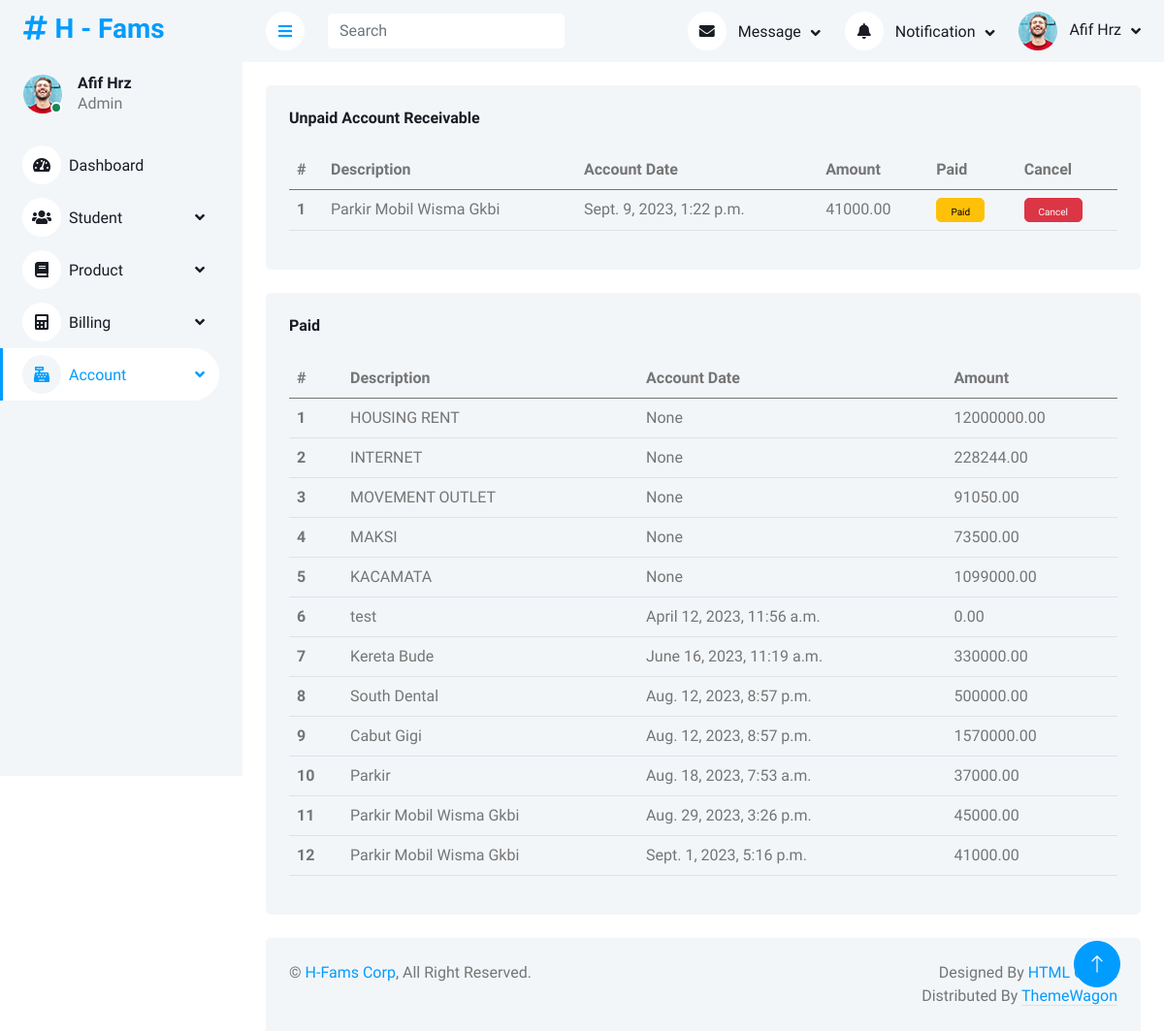
Page /account/arliability/ (signed in) on the earlier database version.
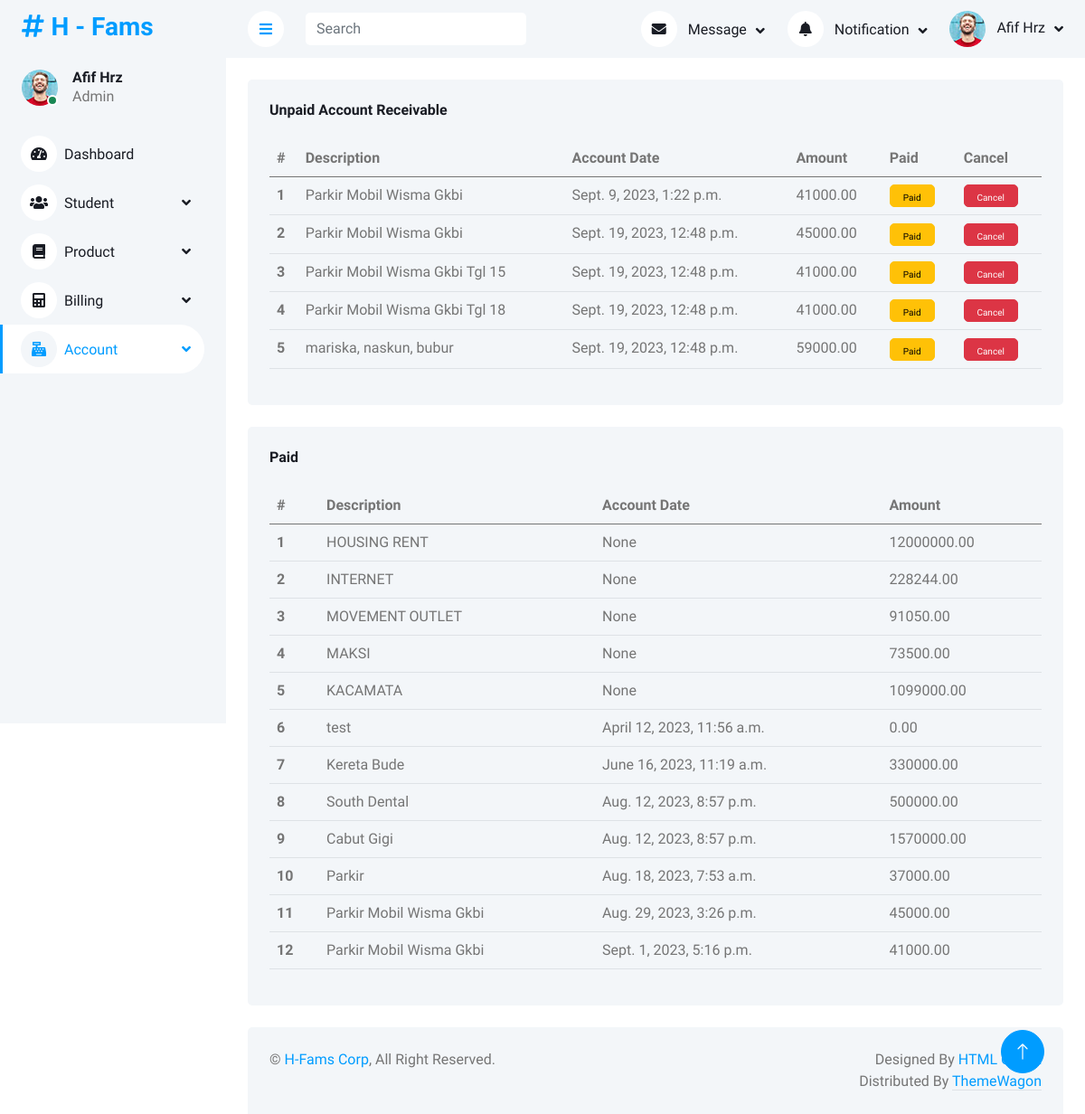
Same page on the later database version.
### dashboard/models.py (models this page shows)
class admin_mst_module(models.Model):
    modulename = models.CharField(max_length=30, db_column="MODULENAME")
    pagename = models.CharField(max_length=30, db_column="PAGENAME")
    created_by = models.CharField(max_length=30, db_column="CREATED_BY")
    date_created = models.DateField(default=datetime.date.today, blank=True, db_column="DATE_CREATED")
    modified_by = models.CharField(max_length=30, blank=True, null=True, db_column="MODIFIED_BY")
    date_modified = models.DateField(blank=True, null=True, db_column="DATE_MODIFIED")
    adm_mst_id = models.IntegerField(blank=True, null=True, db_column="ADM_MST_MODULE_ID")
    validstatus = models.IntegerField(blank=True, null=True, db_column="VALIDSTATUS")
    ordernumber = models.IntegerField(db_column="ORDERNUMBER")
    levelnumber = models.IntegerField(blank=True, null=True, db_column="LEVELNUMBER")
    moduleurl = models.CharField(max_length=30, blank=True, null=True, db_column="MODULEURL")
    moduleicon = models.CharField(max_length=30, blank=True, null=True, db_column="MODULEICON")
    moduleclass = models.CharField(max_length=30, blank=True, null=True, db_column="MODULECLASS")
    application = models.CharField(max_length=30, db_column="APPLICATION")
    class Meta:
        db_table = 'ADM_MST_MODULE'

### account/models.py (models this page shows)
class acc_ar_debt(models.Model):
    account_date = models.DateTimeField(default=datetime.now(), db_column="ACCOUNT_DATE")
    description = models.CharField(max_length=30, db_column="DESCRIPTION")
    amount = models.DecimalField(db_column="AMOUNT", blank=True, null=True, decimal_places=2, max_digits=20)
    account_status = models.CharField(max_length=30, db_column="ACCOUNT_STATUS")
    account_type = models.CharField(max_length=30, db_column="ACCOUNT_TYPE")
    bll_mst_item_id = models.ForeignKey(bll_mst_bill_item, on_delete=models.RESTRICT, db_column="BLL_MST_BILL_ITEM_ID", default=1)
    valid_status = models.CharField(max_length=30, db_column="VALID_STATUS")
    class Meta:
        db_table = 'ACC_AR_DEBT'

### account/views.py (the view)
# urls.py: path('arliability/', views.arliability_view, name='arliability'),
@login_required(login_url='/login')
def arliability_view(request):
    year = datetime.today().year
    month = datetime.today().month-1
    date = str(year)+"-"+str(month)+"-"+"01"
    total_day = calendar.monthrange(year, month)[1]
    data_ar = acc_ar_debt.objects.filter(account_type='AR', account_status='UNPAID', valid_status='VALID')
    data_li = acc_ar_debt.objects.filter(account_type='LIABILITY', account_status='UNPAID', valid_status='VALID')
    data_paid = acc_ar_debt.objects.filter(account_status='PAID', valid_status='VALID')
    context = {
        'title':'H - Account Receivable & Liability',
        'dashboard_active':'Account',
        'dataar':data_ar,
        'datali':data_li,
        'data_paid':data_paid
        }
    return render(request, 'account/arliability_view.html', context)

### account/templates/account/arliability_view.html (shortened to what this page needs)
{% extends 'base_site.html' %}
{% load static %}
{% block content %}
<div class="container-fluid pt-4 px-4">
    <div class="row g-4">
        {% if dataar %}
        <div class="col-sm-12 col-xl-12">
            <div class="bg-light rounded h-100 p-4">
                <h6 class="mb-4">Unpaid Account Receivable</h6>
                <table class="table table-hover">
                    <thead>
                        <tr>
                            <th scope="col">#</th>
                            <th scope="col">Description</th>
                            <th scope="col">Account Date</th>
                            <th scope="col">Amount</th>
                            <th scope="col">Paid</th>
                            <th scope="col">Cancel</th>
                        </tr>
                    </thead>
                    <tbody>
                        {% for data in dataar %}
                        <tr>
                            <th scope="row">{{forloop.counter}}</th>
                            <td>{{data.description}}</td>
                            <td>{{data.account_date}}</td>
                            <td>{{data.amount}}</td>
                            <td>
                                <button type="button" class="btn btn-warning open-Paid{{data.id}}" style="height:25px; width:50px; font-size:10px">Paid</button>
                            </td>
                            <td>
                                <button type="button" class="btn btn-danger open-Cancel{{data.id}}" style="height:25px; width:60px; font-size:10px">Cancel</button>
                            </td>
                        </tr>
                        {% endfor %}
                    </tbody>
                </table>
            </div>
        </div>
        {% endif %}
        {% if data_paid %}
        <div class="col-sm-12 col-xl-12">
            <div class="bg-light rounded h-100 p-4">
                <h6 class="mb-4">Paid</h6>
                <table class="table table-hover">
                    <thead>
                        <tr>
                            <th scope="col">#</th>
                            <th scope="col">Description</th>
                            <th scope="col">Account Date</th>
                            <th scope="col">Amount</th>
                        </tr>
                    </thead>
                    <tbody>
                        {% for data in data_paid %}
                        <tr>
                            <th scope="row">{{forloop.counter}}</th>
                            <td>{{data.description}}</td>
                            <td>{{data.account_date}}</td>
                            <td>{{data.amount}}</td>
                        </tr>
                        {% endfor %}
                    </tbody>
                </table>
            </div>
        </div>
        {% endif %}
    </div>
</div>
{% endblock content %}

### templates/base_site.html (shortened to what this page needs)
{% load static %}
{% load custom_tags %}
<!DOCTYPE html>
<html lang="en">
<head>
    <link href="https://cdnjs.cloudflare.com/ajax/libs/font-awesome/5.10.0/css/all.min.css" rel="stylesheet">
    <link href="https://cdn.jsdelivr.net/npm/bootstrap-icons@1.4.1/font/bootstrap-icons.css" rel="stylesheet">
    <link href={% static "lib/owlcarousel/assets/owl.carousel.min.css" %} rel="stylesheet">
    <link href={% static "lib/tempusdominus/css/tempusdominus-bootstrap-4.min.css" %} rel="stylesheet" />
    <link href={% static "css/bootstrap.min.css" %} rel="stylesheet">
    <link href={% static "css/style.css" %} rel="stylesheet">
</head>
<body>
    <div class="container-xxl position-relative bg-white d-flex p-0">
        <div class="sidebar pe-4 pb-3">
            <nav class="navbar bg-light navbar-light">
                <a href="/home/" class="navbar-brand mx-4 mb-3">
                    <h3 class="text-primary"><i class="fa fa-hashtag me-2"></i>H - Fams</h3>
                </a>
                <div class="d-flex align-items-center ms-4 mb-4">
                    <div class="position-relative">
                        <img class="rounded-circle" src={% static "img/user.jpg" %} alt="" style="width: 40px; height: 40px;">
                        <div class="bg-success rounded-circle border border-2 border-white position-absolute end-0 bottom-0 p-1"></div>
                    </div>
                    <div class="ms-3">
                        <h6 class="mb-0">Afif Hrz</h6>
                        <span>Admin</span>
                    </div>
                </div>
                <div class="navbar-nav w-100">
                    {% autoescape off %}
                    {% loop_module dashboard_active %}
                    {% endautoescape %}
                </div>
            </nav>
        </div>
        <div class="content">
            <nav class="navbar navbar-expand bg-light navbar-light sticky-top px-4 py-0">
                <a href="#" class="sidebar-toggler flex-shrink-0">
                    <i class="fa fa-bars"></i>
                </a>
                <form class="d-none d-md-flex ms-4">
                    <input class="form-control border-0" type="search" placeholder="Search">
                </form>
                <div class="navbar-nav align-items-center ms-auto">
                    <div class="nav-item dropdown">
                        <a href="#" class="nav-link dropdown-toggle" data-bs-toggle="dropdown">
                            <i class="fa fa-envelope me-lg-2"></i>
                            <span class="d-none d-lg-inline-flex">Message</span>
                        </a>
                    </div>
                    <div class="nav-item dropdown">
                        <a href="#" class="nav-link dropdown-toggle" data-bs-toggle="dropdown">
                            <i class="fa fa-bell me-lg-2"></i>
                            <span class="d-none d-lg-inline-flex">Notification</span>
                        </a>
                    </div>
                    <div class="nav-item dropdown">
                        <a href="#" class="nav-link dropdown-toggle" data-bs-toggle="dropdown">
                            <img class="rounded-circle me-lg-2" src={% static "img/user.jpg" %} alt="" style="width: 40px; height: 40px;">
                            <span class="d-none d-lg-inline-flex">Afif Hrz</span>
                        </a>
                    </div>
                </div>
            </nav>
            {% block content %}
            {% endblock content %}
            <div class="container-fluid pt-4 px-4">
                <div class="bg-light rounded-top p-4">
                    <div class="row">
                        <div class="col-12 col-sm-6 text-center text-sm-start">
                            &copy; <a href="#">H-Fams Corp</a>, All Right Reserved.
                        </div>
                        <div class="col-12 col-sm-6 text-center text-sm-end">
                            Designed By <a href="https://htmlcodex.com">HTML Codex</a>
                        Distributed By <a class="border-bottom" href="https://themewagon.com" target="_blank">ThemeWagon</a>
                        </div>
                    </div>
                </div>
            </div>
        </div>
        <a href="#" class="btn btn-lg btn-primary btn-lg-square back-to-top"><i class="bi bi-arrow-up"></i></a>
    </div>
</body>
</html>

### staticfiles/css/style.css (style rules this page uses)
:root { --primary: #009CFF; --light: #F3F6F9; --dark: #191C24; }
.back-to-top { position: fixed; display: none; right: 45px; bottom: 45px; z-index: 99; }
.btn { transition: .5s; }
.btn.btn-primary { color: #FFFFFF; }
.btn-lg-square { width: 48px; height: 48px; }
.btn-square, .btn-sm-square, .btn-lg-square { padding: 0; display: inline-flex; align-items: center; justify-content: center; font-weight: normal; border-radius: 50px; }
.sidebar { position: fixed; top: 0; left: 0; bottom: 0; width: 250px; height: 100vh; overflow-y: auto; background: var(--light); transition: 0.5s; z-index: 999; }
.content { margin-left: 250px; min-height: 100vh; background: #FFFFFF; transition: 0.5s; }
@media (min-width: 992px) { .sidebar { margin-left: 0; } }
@media (min-width: 992px) { .content { width: calc(100% - 250px); } }
.sidebar .navbar .navbar-nav .nav-link { padding: 7px 20px; color: var(--dark); font-weight: 500; border-left: 3px solid var(--light); border-radius: 0 30px 30px 0; outline: none; }
.sidebar .navbar .navbar-nav .nav-link:hover, .sidebar .navbar .navbar-nav .nav-link.active { color: var(--primary); background: #FFFFFF; border-color: var(--primary); }
.sidebar .navbar .navbar-nav .nav-link i { width: 40px; height: 40px; display: inline-flex; align-items: center; justify-content: center; background: #FFFFFF; border-radius: 40px; }
.sidebar .navbar .navbar-nav .nav-link:hover i, .sidebar .navbar .navbar-nav .nav-link.active i { background: var(--light); }
.sidebar .navbar .dropdown-toggle::after { position: absolute; top: 15px; right: 15px; border: none; content: "\f107"; font-family: "Font Awesome 5 Free"; font-weight: 900; transition: .5s; }
.content .navbar .navbar-nav .nav-link { margin-left: 25px; padding: 12px 0; color: var(--dark); outline: none; }
.content .navbar .sidebar-toggler, .content .navbar .navbar-nav .nav-link i { width: 40px; height: 40px; display: inline-flex; align-items: center; justify-content: center; background: #FFFFFF; border-radius: 40px; }
.content .navbar .dropdown-toggle::after { margin-left: 6px; vertical-align: middle; border: none; content: "\f107"; font-family: "Font Awesome 5 Free"; font-weight: 900; transition: .5s; }

Differences in the rows shown:
added acc_ar_debt: description "Parkir Mobil Wisma Gkbi", account_date "Sept. 19, 2023, 12:48 p.m.", amount "45000.00", shown under "Unpaid Account Receivable"
added acc_ar_debt: description "Parkir Mobil Wisma Gkbi Tgl 15", account_date "Sept. 19, 2023, 12:48 p.m.", amount "41000.00", shown under "Unpaid Account Receivable"
added acc_ar_debt: description "Parkir Mobil Wisma Gkbi Tgl 18", account_date "Sept. 19, 2023, 12:48 p.m.", amount "41000.00", shown under "Unpaid Account Receivable"
added acc_ar_debt: description "mariska, naskun, bubur", account_date "Sept. 19, 2023, 12:48 p.m.", amount "59000.00", shown under "Unpaid Account Receivable"
